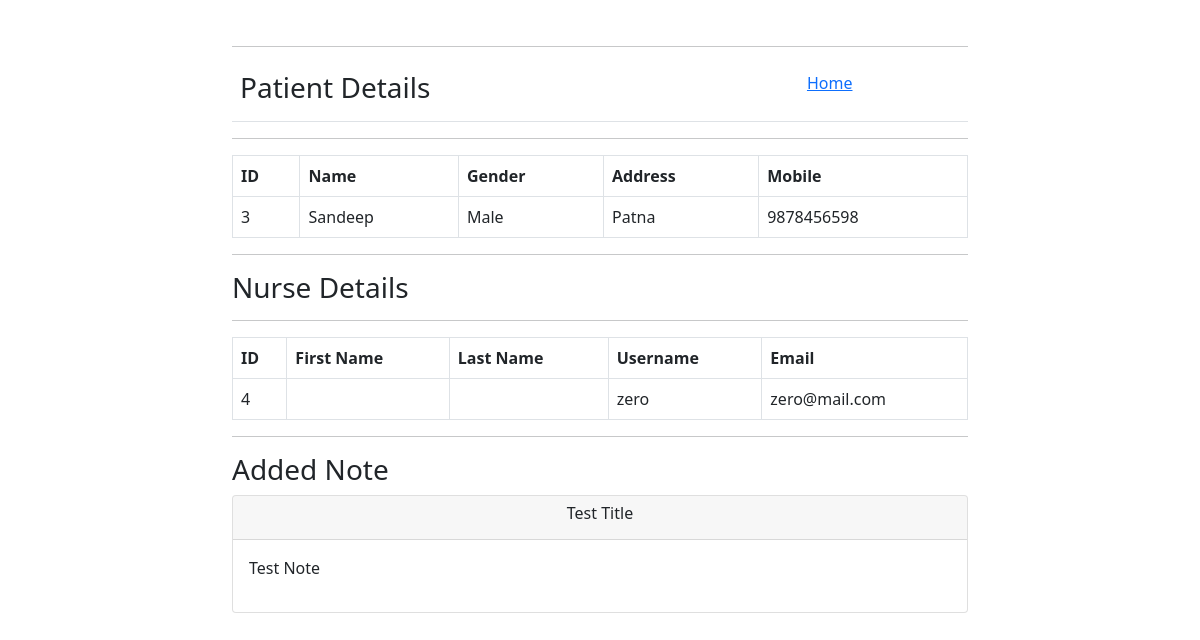
/hospitals/note-details/1/ (signed in), run on the app's committed database.
### hospitals/models.py (models this page shows, shortened)
class Note(models.Model):
    nurse = models.ForeignKey(User, on_delete=models.CASCADE)
    patient = models.ForeignKey(Patient, on_delete=models.CASCADE)
    title = models.CharField(max_length=200)
    note = models.TextField(max_length=10000)
    date_t = models.DateTimeField(auto_now_add=True)
    HIGH = "HIGH"
    NORMAL = "NORM"
    LOW = "LOW"
    PRIORITY_OPTIONS = [
        (HIGH, "High"), (NORMAL, "Normal"), (LOW, "Low")
    ]
    priority = models.CharField(max_length=4, choices=PRIORITY_OPTIONS, default=HIGH)

class Patient(models.Model):
    name = models.CharField(max_length=50)
    gender = models.CharField(max_length=10)
    mobile = models.IntegerField(null=True)
    address = models.CharField(max_length=50)

### hospitals/views.py (the view)
# urls.py: path("note-details/<int:pk>/", NoteDetails.as_view(), name="note-details"),
class NoteDetails(LoginRequiredMixin, DetailView):
    model = Note
    login_url = "/login_nurse"
    template_name = "hospitals/nurse/notes_details.html"
    context_object_name = "note"

### hospitals/templates/hospitals/nurse/notes_details.html (shortened to what this page needs)
{% extends "hospitals/base/base.html" %}
{% block body %}
<main>
    <div class="container">
        <div class="row">
            <div class="col-sm-8 mx-auto">
                <hr>
                <table class="table">
                    <tr>
                        <td><h3>Patient Details</h3></td>
                        <td><a href="{% url 'hospitals:nurse-index' %}">Home</a></td>
                    </tr>
                </table>
                <hr>
                <table class="table table-bordered">
                    <thead>
                        <tr>
                            <th>ID</th>
                            <th>Name</th>
                            <th>Gender</th>
                            <th>Address</th>
                            <th>Mobile</th>
                        </tr>
                    </thead>
                    <tbody>
                        <tr>
                            <td>{{ note.patient.id }}</td>
                            <td>{{ note.patient.name }}</td>
                            <td>{{ note.patient.gender }}</td>
                            <td>{{ note.patient.address }}</td>
                            <td>{{ note.patient.mobile }}</td>
                        </tr>
                    </tbody>
                </table>
                <hr>
                <h3>Nurse Details</h3>
                <hr>
                <table class="table table-bordered">
                    <thead>
                        <tr>
                            <th>ID</th>
                           <th>First Name</th>
                           <th>Last Name</th>
                           <th>Username</th>
                           <th>Email</th>
                        </tr>
                    </thead>
                    <tbody>
                        <tr>
                            <td>{{ note.nurse.id }}</td>
                            <td>{{ note.nurse.first_name }}</td>
                            <td>{{ note.nurse.last_name }}</td>
                            <td>{{ note.nurse.username }}</td>
                            <td>{{ note.nurse.email }}</td>
                        </tr>
                    </tbody>
                </table>
                <hr>
                <h3>Added Note</h3>
                <div class="card">
                    <div class="card-header">
                        <h6 style="text-align: center;">{{ note.title }}</h6>
                    </div>
                    <div class="card-body">
                        <p>{{ note.note }}</p>
                    </div>
                </div>
            </div>
        </div>
    </div>
</main>
{% endblock %}

### hospitals/static/hospitals/css/style.css (style rules this page uses)
main { margin-top: 30px; }

### data on the page
Note: patient.id "3", patient.name "Sandeep", patient.gender "Male", patient.address "Patna", patient.mobile "9878456598", nurse.id "4", nurse.username "zero", nurse.email "zero@mail.com", title "Test Title", note "Test Note"
